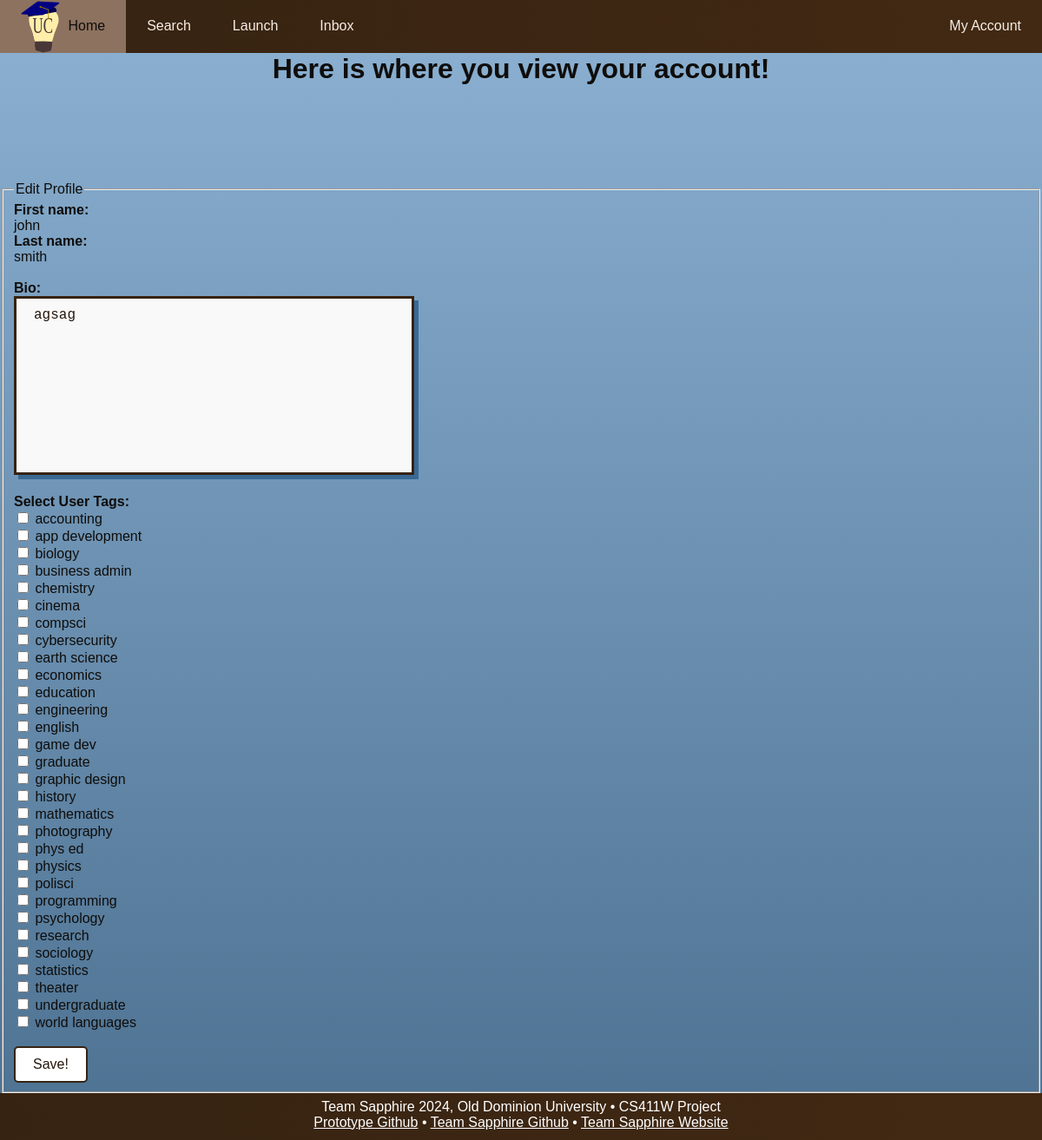
/account/, run on an earlier commit of the app's database.
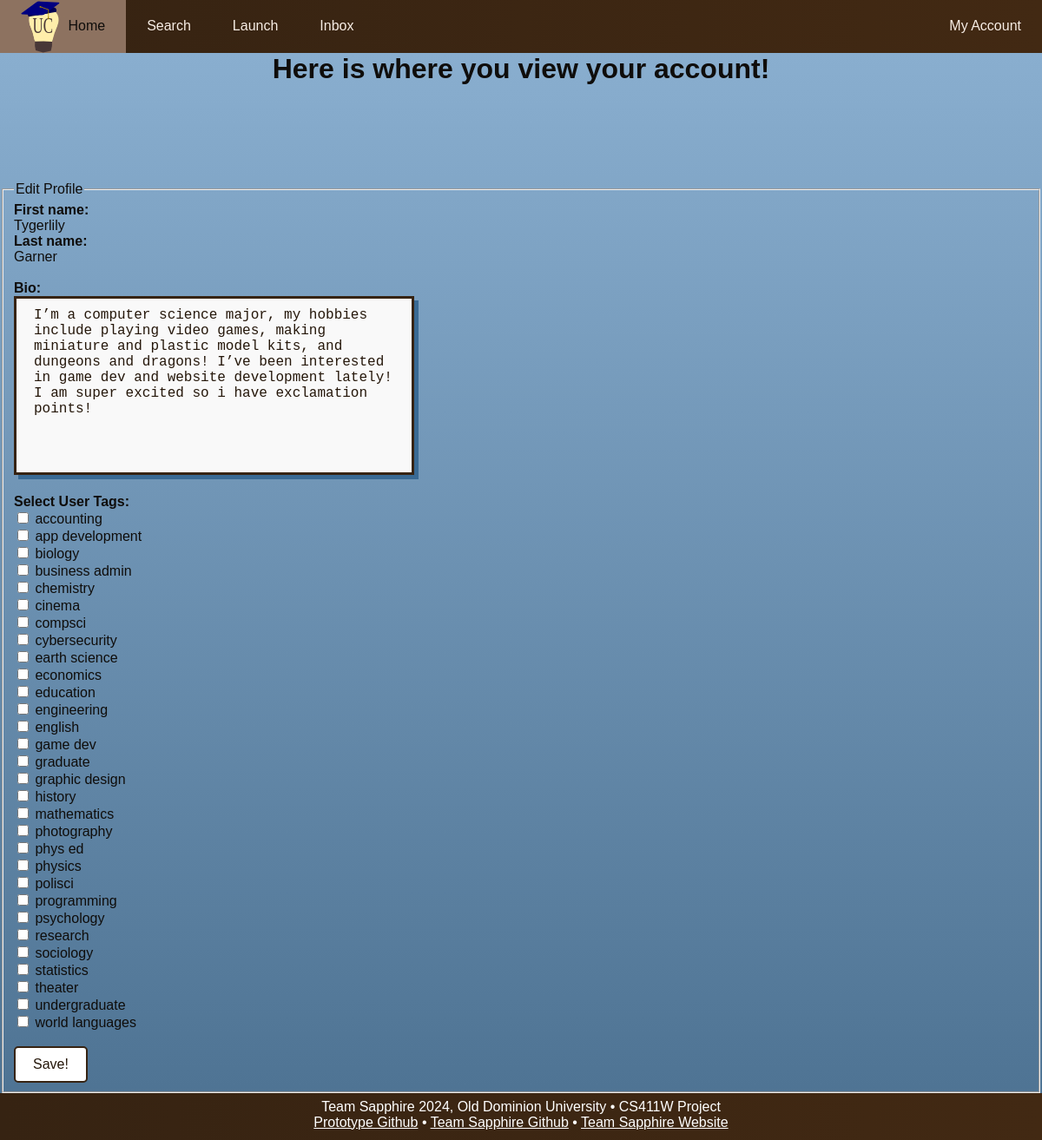
And on a later commit of the database.
### database/models.py (models this page shows, shortened)
class User(
    models.Model
):  # made this singular because one object does not contain multiple users.
    school_email = models.EmailField()
    password = models.CharField(
        max_length=60
    )  # with authentification does uconnect need to store this??
    first_name = models.CharField(max_length=50, default="First name")
    last_name = models.CharField(max_length=50, default="Last name")
    biography = models.CharField(
        max_length=1000,
        default="This user has thus far opted to maintain an air of mystery.",
    )
    tags = models.ManyToManyField(Tag, max_length=6)

### database/views.py (the view)
# urls.py: path('account/', views.account , name="account"),
def account(request):
    user = User.objects.get(pk=1) # Note: this is just the first user in the DB for now
    if request.method == "POST":
        form = AccountForm(request.POST, instance=user)
        if form.is_valid():
            form.save()
            return HttpResponseRedirect("../account")
    else:
        form = AccountForm(initial={"biography": user.biography})
    return render(request, 'database/pages/account.html', {"form": form, "user": user})

### database/forms.py
class AccountForm(ModelForm):
    biography = forms.CharField(label="Biography", widget=forms.Textarea, required=False)
    tags = forms.ModelMultipleChoiceField(label="Select up to 6 tags.", queryset=Tag.objects.all(), widget=forms.CheckboxSelectMultiple, required=False)
    class Meta:
        model = User
        fields = ['biography', 'tags']

### database/models.py (called while the page is built)
    def __str__(self):
        return self.name

### database/templates/database/pages/account.html (shortened to what this page needs)
{% load static %}
<!DOCTYPE html>
<head>
  <link rel="stylesheet" href="{% static '/css/style.css' %}">
</head>
<header>
	<nav><div id="navbar">
			<ul>
				<li><a href="/home"><img src="{% static '/images/logo.svg' %}" alt="logo">Home</a></li>
        <li><a href="/search">Search</a></li>
				<li><a href="/launch">Launch</a></li>
				<li><a href="/inbox">Inbox</a></li>
        <li style="float:right"><a href="/account">My Account</a></li>
			</ul>
	</div></nav>
        <body>
          <br>
            <h1 style="text-align:center;">Here is where you view your account!</h1>
            <br><br><br><br><br>
            <form method="post">
                <fieldset>
                  <legend>Edit Profile</legend>
                  <strong>First name:</strong><br>
                  {{ user.first_name }}<br>
                  <strong>Last name:</strong><br>
                  {{ user.last_name }}<br><br>
                  <strong>Bio:</strong><br>
                  <div class="fieldWrapper" style="text-align: left;">
                    {{ form.biography }}
                  </div>
                  <br>
                  <strong>Select User Tags:</strong><br>
                  <div> {{ form.tags }} </div>
                  <br>
                  <input type="submit" value="Save!">
                </fieldset>
              </form>
        </body>
    <nav><div id="footer">
            Team Sapphire 2024, Old Dominion University • CS411W Project<br>
            <a href="https://github.com/zwasique/F24-Sapphire/tree/main">Prototype Github</a> •
            <a href="https://github.com/clars002/411-UConnect-website">Team Sapphire Github</a> •
            <a href="https://clars002.github.io/411-UConnect-website/">Team Sapphire Website</a>
    </div></nav>
</header>

### database/static/css/style.css (style rules this page uses)
body { background-image: linear-gradient(#8cb1d2, #4c7191); font-family: Arial, Helvetica, sans-serif; color:#0f0d0b; padding: 0; margin: 0; height: 100%; background-repeat: no-repeat; background-attachment: fixed; }
input[type=submit] { background-color: #FFFFFF; color: #25170a; border: 2px solid #362312; font-size:16px; padding: 10px 20px; cursor: pointer; text-align: center; border-radius: 5px; }
textarea { background-color: #f9f9f9; color: #25170a; border: 3px solid #362312; font-size:16px; padding: 10px 20px; box-shadow:5px 5px #396993; resize: none; }
#navbar { position: relative; left: 0; top: 0; width: 100%; float: left; padding: 0; margin: 0; background-image: linear-gradient(to right,#362312, #422913); }
#navbar ul { text-align: center; padding: 0; margin: 0; background-image: linear-gradient(to right,#362312, #422913); overflow: hidden; }
#navbar li img { height: 60px; width: auto; vertical-align: middle; list-style-type: none; }
#navbar li { padding: 0; margin: 0; float: left; list-style-type: none; }
#navbar li a, #navbar li span { display: inline-block; padding: 0em 1.5em; text-decoration: none; font-family: Arial, Helvetica, sans-serif; line-height: 60px; }
#navbar li a { color: #f7ede5; }
#footer { position: sticky; height: 40px; left: 0%; right: 0%; bottom: 0%; background-image: linear-gradient(to right,#362312, #422913); color: white; text-align: center; padding: 7px 7px; margin: 0; }
a:link { color: white; }

What changed in the data, as far as the page shows it:
changed User: first_name "john" → "Tygerlily"; last_name "smith" → "Garner"; biography "agsag" → "I’m a computer science major, my hobbies include playing video games, making miniature and plastic model kits, and dungeons and dragons! I’ve been interested in game dev and website development lately! I am super excited so i have exclamation points!"
